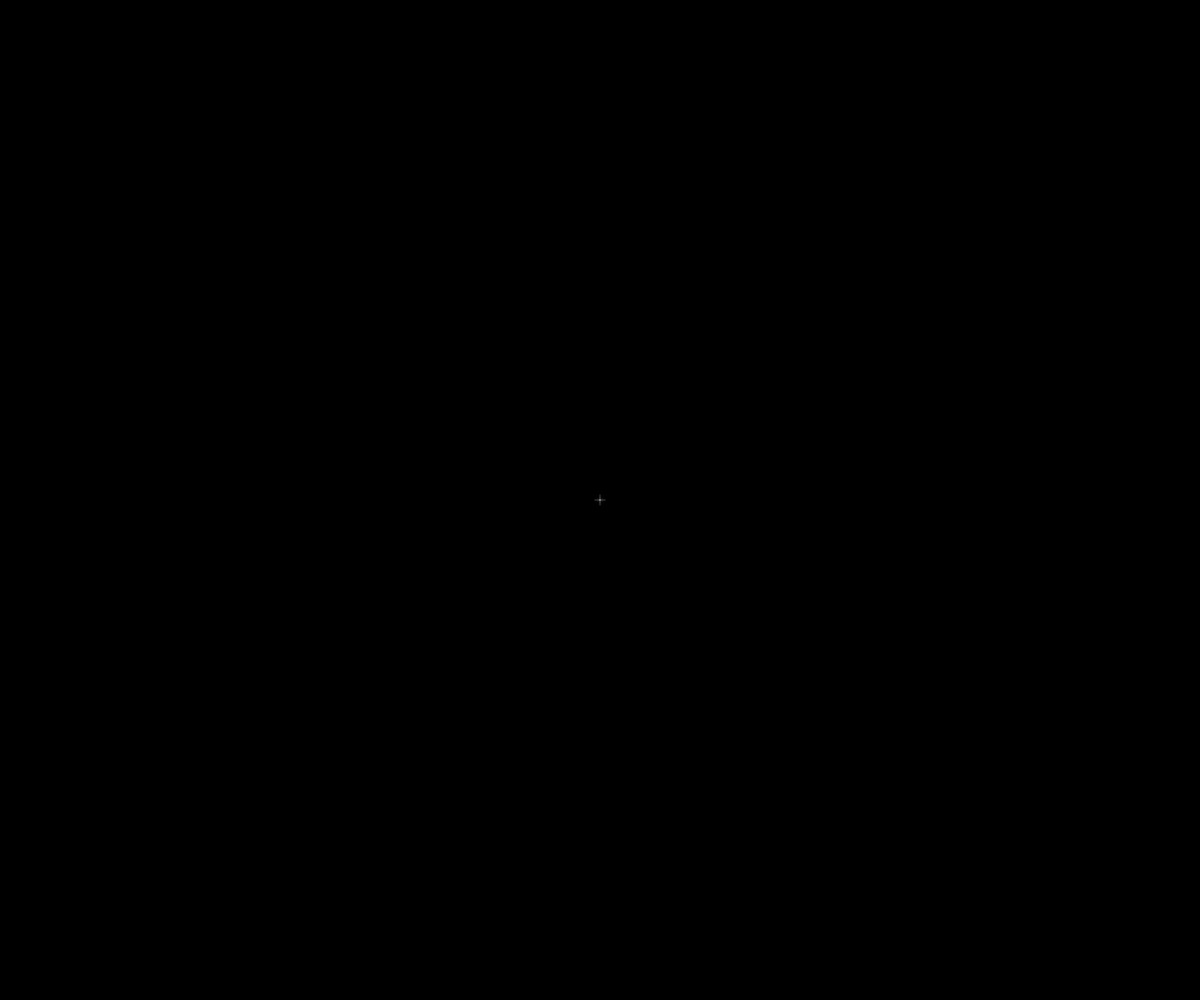
Frame 1 (no input)
Frame 60 (no input): identical to frame 1, image omitted
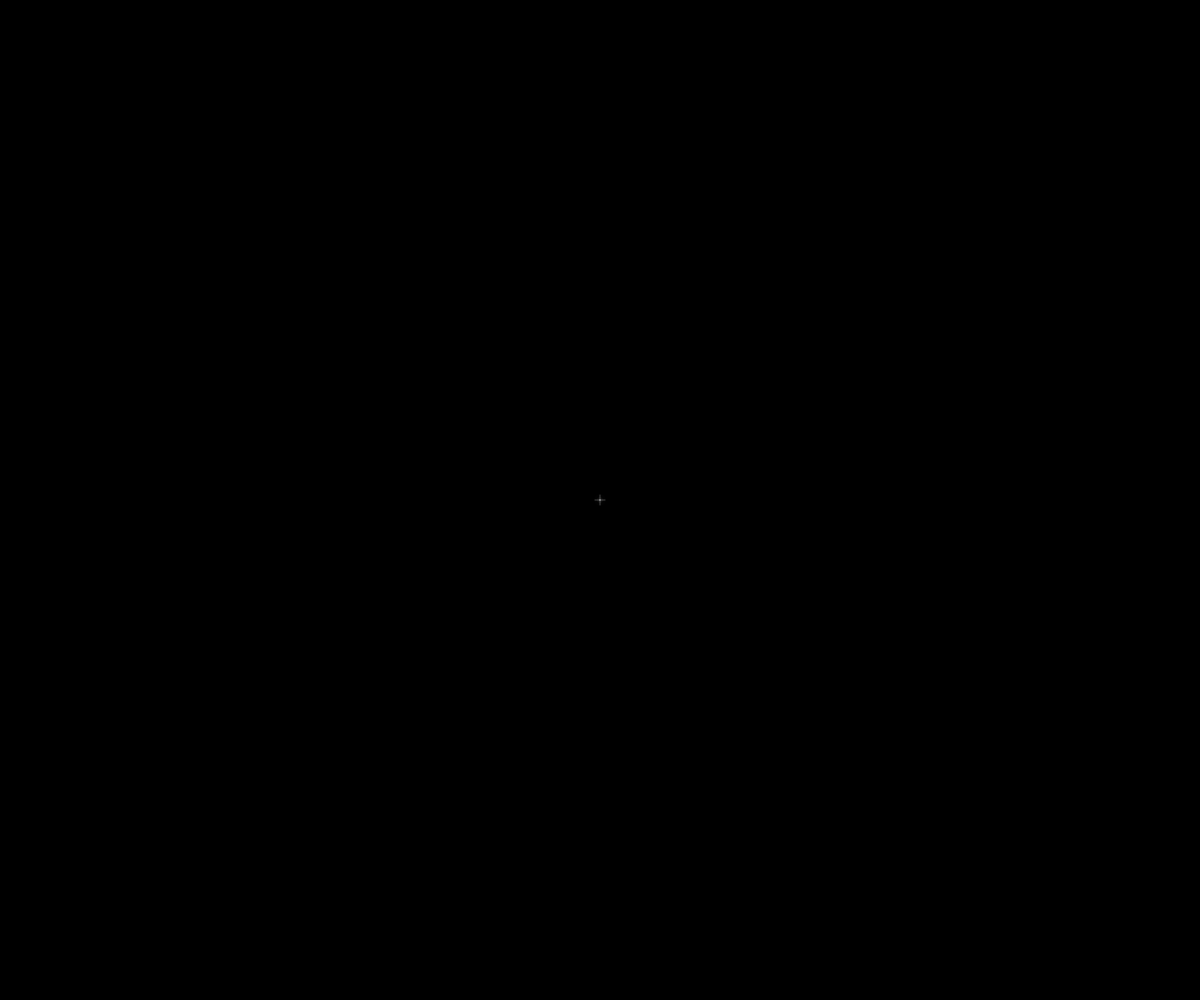
Frame 120 (the mouse pressed at the canvas centre since frame 60)

The p5.js sketch that drew these frames (run headless with seeded random() and noise() and a simulated clock; from frame 60 on, the mouse is pressed at the canvas centre):

// p5.js sketch
// ── sketch.js
let cycleDuration = 92.0;

function setup() {
  createCanvas(windowWidth, windowHeight);
  angleMode(RADIANS);
  noFill();
  strokeCap(ROUND);
}

function draw() {
  background(0);

  const cx = width / 2;
  const cy = height / 2;
  const t = (millis() / 1000.0) % cycleDuration;

  const phase1End = 22.0; // 鼓動
  const phase2End = 40.0; // 幾何学出現
  const phase3End = 66.0; // 回転安定
  const phase4End = 80.0; // 回転減衰
  const phase5End = 92.0; // 原点へ戻る

  let pulseOnly = 0;
  let geometryAppear = 0;
  let rotationStrength = 0;
  let geometryFade = 0;

  if (t < phase1End) {
    pulseOnly = easeInOutSine(t / phase1End);
    geometryAppear = 0;
    rotationStrength = 0;
    geometryFade = 0;
  } else if (t < phase2End) {
    pulseOnly = 1;
    geometryAppear = easeInOutSine((t - phase1End) / (phase2End - phase1End));
    rotationStrength = 0.06 * geometryAppear;
    geometryFade = 0;
  } else if (t < phase3End) {
    pulseOnly = 1;
    geometryAppear = 1;
    rotationStrength = 1.0;
    geometryFade = 0;
  } else if (t < phase4End) {
    pulseOnly = 1;
    geometryAppear = 1;
    rotationStrength = 1.0 - easeInOutSine((t - phase3End) / (phase4End - phase3End));
    geometryFade = 0.28 * easeInOutSine((t - phase3End) / (phase4End - phase3End));
  } else {
    const p = easeInOutSine((t - phase4End) / (phase5End - phase4End));
    pulseOnly = 1.0 - 0.22 * p;
    geometryAppear = 1.0 - p;
    rotationStrength = 0;
    geometryFade = p;
  }

  drawVerySubtleSpaceGlow(cx, cy);

  if (geometryAppear > 0.001) {
    push();
    translate(cx, cy);

    // 回転はかなりゆっくり
    const maxRotSpeed = 0.00145;
    const rot = millis() * maxRotSpeed * rotationStrength;
    rotate(rot);

    drawMandala(geometryAppear, geometryFade, t);

    pop();
  }

  // 最後に中心星を描く
  drawCenterStar(cx, cy, t, pulseOnly);
}

// =====================================
// 中心の星（鼓動をさらに遅く）
// =====================================
function drawCenterStar(cx, cy, t, intensity) {
  // 鼓動をさらに遅く
  const pulseCycle = 20.0;
  const p = 0.5 - 0.5 * cos(TWO_PI * ((t % pulseCycle) / pulseCycle));
  const pulse = pow(p, 1.9);

  // 中心は小さく保つ
  const coreSize = lerp(1.5, 3.0, pulse);
  const coreAlpha = lerp(185, 255, pulse) * lerp(0.9, 1.0, intensity);

  // ハローは控えめ
  const halo1Size = lerp(6, 11, pulse);
  const halo1Alpha = lerp(10, 24, pulse);

  const halo2Size = lerp(12, 20, pulse);
  const halo2Alpha = lerp(2, 7, pulse);

  noStroke();

  fill(255, halo2Alpha);
  circle(cx, cy, halo2Size);

  fill(255, halo1Alpha);
  circle(cx, cy, halo1Size);

  fill(255, coreAlpha);
  circle(cx, cy, coreSize);

  // 星らしい鋭さ
  stroke(255, 100);
  strokeWeight(0.7);
  line(cx - 5, cy, cx + 5, cy);
  line(cx, cy - 5, cx, cy + 5);
}

// =====================================
// 背景の微かな宇宙感
// =====================================
function drawVerySubtleSpaceGlow(cx, cy) {
  noStroke();

  fill(40, 60, 120, 1.0);
  circle(cx, cy, width * 0.10);

  fill(70, 40, 120, 0.45);
  circle(cx, cy, width * 0.18);
}

// =====================================
// 曼荼羅全体
// =====================================
function drawMandala(appear, fade, t) {
  const alphaBase = 1.0 - fade;

  const c1 = color(90, 120, 255, 120 * appear * alphaBase);
  const c2 = color(120, 70, 255, 95 * appear * alphaBase);
  const c3 = color(170, 120, 255, 55 * appear * alphaBase);

  // 中心の呼吸と微同期
  const pulseCycle = 20.0;
  const p = 0.5 - 0.5 * cos(TWO_PI * ((t % pulseCycle) / pulseCycle));
  const breathe = lerp(0.985, 1.025, p);

  scale(breathe);

  drawRadialBeams(c1, c2, appear, alphaBase);
  drawConcentricRings(c2, appear, alphaBase);
  drawPetalLayer(c1, c2, appear, alphaBase);
  drawPolygonLayer(c3, appear, alphaBase);
}

// =====================================
// 放射線（太く・強く）
// =====================================
function drawRadialBeams(c1, c2, appear, alphaBase) {
  push();

  const count = 24;
  const innerR = 9;
  const outerR = 205 * appear;

  for (let i = 0; i < count; i++) {
    const a = TWO_PI * i / count;
    const x1 = cos(a) * innerR;
    const y1 = sin(a) * innerR;
    const x2 = cos(a) * outerR;
    const y2 = sin(a) * outerR;

    // 外側グロー線
    stroke(
      lerp(red(c1), red(c2), 0.35),
      lerp(green(c1), green(c2), 0.35),
      lerp(blue(c1), blue(c2), 0.35),
      26 * appear * alphaBase
    );
    strokeWeight(4.4);
    line(x1, y1, x2, y2);

    // 中心線
    stroke(
      red(c1),
      green(c1),
      blue(c1),
      95 * appear * alphaBase
    );
    strokeWeight(1.7);
    line(x1, y1, x2, y2);
  }

  pop();
}

// =====================================
// 同心円
// =====================================
function drawConcentricRings(c2, appear, alphaBase) {
  push();
  noFill();

  const radii = [18, 34, 56, 84, 118, 158];
  for (let i = 0; i < radii.length; i++) {
    const rr = radii[i] * appear;

    // 柔らかい外側
    stroke(red(c2), green(c2), blue(c2), 20 * appear * alphaBase);
    strokeWeight(2.0);
    ellipse(0, 0, rr * 2, rr * 2);

    // シャープな内側
    stroke(red(c2), green(c2), blue(c2), 62 * appear * alphaBase);
    strokeWeight(0.9);
    ellipse(0, 0, rr * 2, rr * 2);
  }

  pop();
}

// =====================================
// 花弁状レイヤー
// =====================================
function drawPetalLayer(c1, c2, appear, alphaBase) {
  push();

  const petals = 12;
  const petalRadius = 48 * appear;

  for (let i = 0; i < petals; i++) {
    const a = TWO_PI * i / petals;
    push();
    rotate(a);

    // グロー
    stroke(
      lerp(red(c1), red(c2), 0.5),
      lerp(green(c1), green(c2), 0.5),
      lerp(blue(c1), blue(c2), 0.5),
      18 * alphaBase
    );
    strokeWeight(2.2);

    beginShape();
    for (let t = 0; t <= PI; t += PI / 28) {
      const x = cos(t) * petalRadius * 0.52;
      const y = sin(t) * petalRadius * 0.23;
      vertex(x, y);
    }
    for (let t = PI; t >= 0; t -= PI / 28) {
      const x = cos(t) * petalRadius * 0.52;
      const y = -sin(t) * petalRadius * 0.23;
      vertex(x, y);
    }
    endShape(CLOSE);

    // シャープ線
    stroke(
      lerp(red(c1), red(c2), 0.5),
      lerp(green(c1), green(c2), 0.5),
      lerp(blue(c1), blue(c2), 0.5),
      62 * alphaBase
    );
    strokeWeight(0.9);

    beginShape();
    for (let t = 0; t <= PI; t += PI / 28) {
      const x = cos(t) * petalRadius * 0.52;
      const y = sin(t) * petalRadius * 0.23;
      vertex(x, y);
    }
    for (let t = PI; t >= 0; t -= PI / 28) {
      const x = cos(t) * petalRadius * 0.52;
      const y = -sin(t) * petalRadius * 0.23;
      vertex(x, y);
    }
    endShape(CLOSE);

    pop();
  }

  pop();
}

// =====================================
// 多角形レイヤー
// =====================================
function drawPolygonLayer(c3, appear, alphaBase) {
  push();
  noFill();

  const sidesList = [6, 8, 12];
  const radii = [14, 26, 40];

  for (let i = 0; i < sidesList.length; i++) {
    stroke(red(c3), green(c3), blue(c3), 18 * appear * alphaBase);
    strokeWeight(2.0);
    drawPolygon(0, 0, radii[i] * appear, sidesList[i], -HALF_PI);

    stroke(red(c3), green(c3), blue(c3), 60 * appear * alphaBase);
    strokeWeight(0.85);
    drawPolygon(0, 0, radii[i] * appear, sidesList[i], -HALF_PI);
  }

  pop();
}

function drawPolygon(x, y, radius, npoints, rot = 0) {
  beginShape();
  for (let a = 0; a < TWO_PI; a += TWO_PI / npoints) {
    const sx = x + cos(a + rot) * radius;
    const sy = y + sin(a + rot) * radius;
    vertex(sx, sy);
  }
  endShape(CLOSE);
}

function easeInOutSine(x) {
  return -(cos(PI * x) - 1) / 2;
}

function windowResized() {
  resizeCanvas(windowWidth, windowHeight);
}
